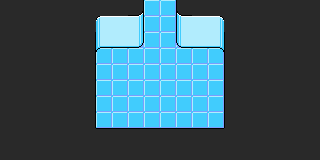

This game map was drawn from its Tiled (.tmx) file and the tilesets committed beside it. A one-line description and the full map source follow:
An orthogonal 20x10 tile map with 16x16 px tiles, 4 tile layers (Tile Layer 1, Tile Layer 2, Tile Layer 3, Tile Layer 4).

<map version="1.4" tiledversion="1.4.2" orientation="orthogonal" renderorder="right-down" width="20" height="10" tilewidth="16" tileheight="16" infinite="0" nextlayerid="5" nextobjectid="1">
 <tileset firstgid="1" source="lab.tsx" />
 <layer id="1" name="Tile Layer 1" width="20" height="10">
  <data encoding="csv">
71,71,102,102,102,102,102,102,2,2,2,102,102,102,102,102,102,102,102,103,
81,101,102,102,102,102,102,2,2,2,2,2,102,102,102,102,102,102,103,113,
101,102,102,101,102,2,2,2,2,2,2,2,2,2,102,102,103,102,102,103,
111,112,112,111,112,2,2,2,2,2,2,2,2,2,2,112,113,112,112,113,
111,112,116,111,112,112,2,2,2,2,2,2,2,2,2,112,113,116,112,113,
102,102,102,127,112,2,2,2,2,2,2,2,2,2,2,112,125,102,102,102,
122,122,122,107,112,2,2,2,2,2,2,2,2,2,2,112,105,122,122,122,
111,112,103,111,112,2,2,2,2,2,2,2,2,2,112,112,113,116,112,113,
111,112,112,111,112,112,112,112,2,2,112,112,112,112,112,112,113,112,112,113,
121,122,122,121,122,122,122,122,122,122,122,122,122,122,122,122,123,122,122,123
</data>
 </layer>
 <layer id="2" name="Tile Layer 2" width="20" height="10">
  <data encoding="csv">
22,22,22,22,22,22,22,22,33,0,0,31,22,22,22,22,22,22,22,22,
22,22,22,22,22,22,71,42,43,0,0,41,42,72,22,22,22,22,22,22,
22,22,22,22,22,23,81,52,53,0,0,51,52,82,21,22,22,22,22,22,
22,22,22,22,22,23,91,0,0,0,0,0,0,92,21,22,22,22,22,22,
22,22,22,22,22,23,0,0,0,0,0,0,0,0,21,22,22,22,22,22,
22,22,22,22,22,23,0,0,0,0,0,0,0,0,21,22,22,22,22,22,
22,22,22,22,22,23,0,0,0,0,0,0,0,0,21,22,22,22,22,22,
22,22,22,22,22,23,0,0,0,0,0,0,0,0,21,22,22,22,22,22,
22,22,22,22,22,22,12,12,12,12,12,12,12,12,22,22,22,22,22,22,
22,22,22,22,22,22,22,22,22,22,22,22,22,22,22,22,22,22,22,22
</data>
 </layer>
 <layer id="3" name="Tile Layer 3" width="20" height="10">
  <data encoding="csv">
0,0,0,0,0,0,0,0,0,0,0,0,0,0,0,0,0,0,0,0,
0,0,0,0,0,0,0,0,0,0,0,0,0,0,0,0,0,0,0,0,
0,0,0,0,0,0,0,0,0,0,0,0,0,0,0,0,0,0,0,0,
0,0,0,0,0,0,0,0,0,0,0,0,0,0,0,0,0,0,0,0,
0,0,0,0,0,0,0,0,0,0,0,0,0,0,0,0,0,0,0,0,
0,0,0,0,0,0,0,0,0,0,0,0,0,0,0,0,0,0,0,0,
0,0,0,0,0,0,0,0,0,0,0,0,0,0,0,0,0,0,0,0,
0,0,0,0,0,0,0,0,0,0,0,0,0,0,0,0,0,0,0,0,
0,0,0,0,0,0,0,0,0,0,0,0,0,0,0,0,0,0,0,0,
0,0,0,0,0,0,0,0,0,0,0,0,0,0,0,0,0,0,0,0
</data>
 </layer>
 <layer id="4" name="Tile Layer 4" width="20" height="10">
  <data encoding="csv">
0,0,0,0,0,0,0,0,0,0,0,0,0,0,0,0,0,0,0,0,
0,0,0,0,0,0,0,0,0,0,0,0,0,0,0,0,0,0,0,0,
0,0,0,0,0,0,0,0,0,0,0,0,0,0,0,0,0,0,0,0,
0,0,0,0,0,0,0,0,0,0,0,0,0,0,0,0,0,0,0,0,
0,0,0,0,0,0,0,0,0,0,0,0,0,0,0,0,0,0,0,0,
0,0,0,0,0,0,0,0,0,0,0,0,0,0,0,0,0,0,0,0,
0,0,0,0,0,0,0,0,0,0,0,0,0,0,0,0,0,0,0,0,
0,0,0,0,0,0,0,0,0,0,0,0,0,0,0,0,0,0,0,0,
0,0,0,0,0,0,0,0,0,0,0,0,0,0,0,0,0,0,0,0,
0,0,0,0,0,0,0,0,0,0,0,0,0,0,0,0,0,0,0,0
</data>
 </layer>
</map>
